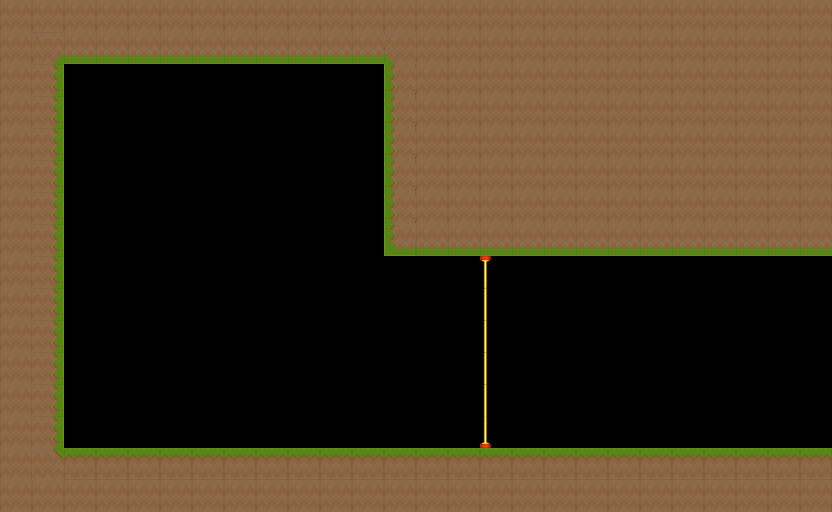

A level layout from a 2D game, rendered from its tile map. Below: a short description, then the map file with tile-grid data replaced by summaries:
An orthogonal 26x16 tile map with 32x32 px tiles, 3 tile layers (red, green, blue), 3 tilesets and 1 object.

<map version="1.0" orientation="orthogonal" renderorder="right-down" width="26" height="16" tilewidth="32" tileheight="32">
 <tileset firstgid="1" name="asd" tilewidth="32" tileheight="32">
  <image source="../blox.png" width="64" height="32" />
 </tileset>
 <tileset firstgid="3" name="platformertiles" tilewidth="32" tileheight="32">
  <image source="../platformertiles.png" width="256" height="96" />
 </tileset>
 <tileset firstgid="27" name="forest" tilewidth="32" tileheight="32">
  <image source="ruoho1.png" width="192" height="224" />
 </tileset>
 <layer name="red" width="26" height="16">
  <data>[416 cells, 212 non-empty, 9 distinct tile ids]</data>
 </layer>
 <layer name="green" width="26" height="16">
  <data>[416 cells, 6 non-empty, 3 distinct tile ids]</data>
 </layer>
 <layer name="blue" width="26" height="16">
  <data>[416 cells, 0 non-empty, 0 distinct tile ids]</data>
 </layer>
 <objectgroup name="crystals" />
 <objectgroup name="player">
  <object x="247" y="189">
   <ellipse />
  </object>
 </objectgroup>
</map>
